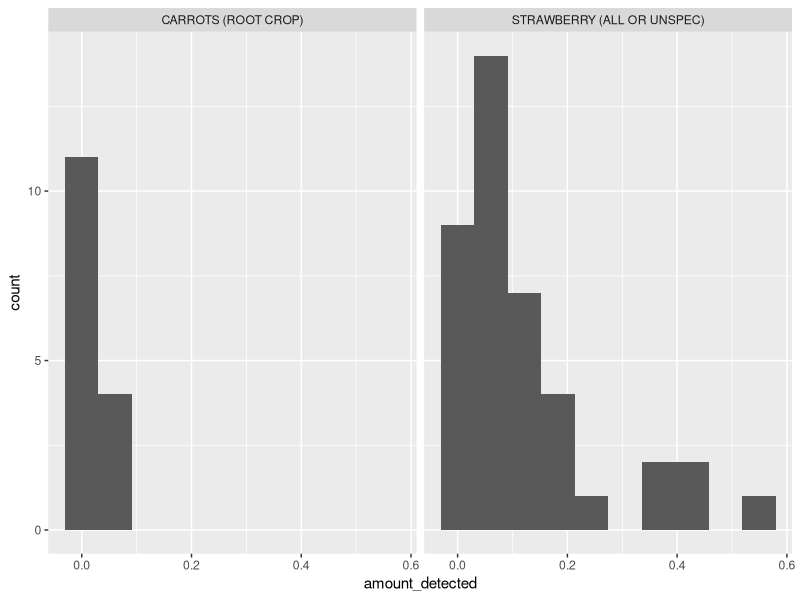
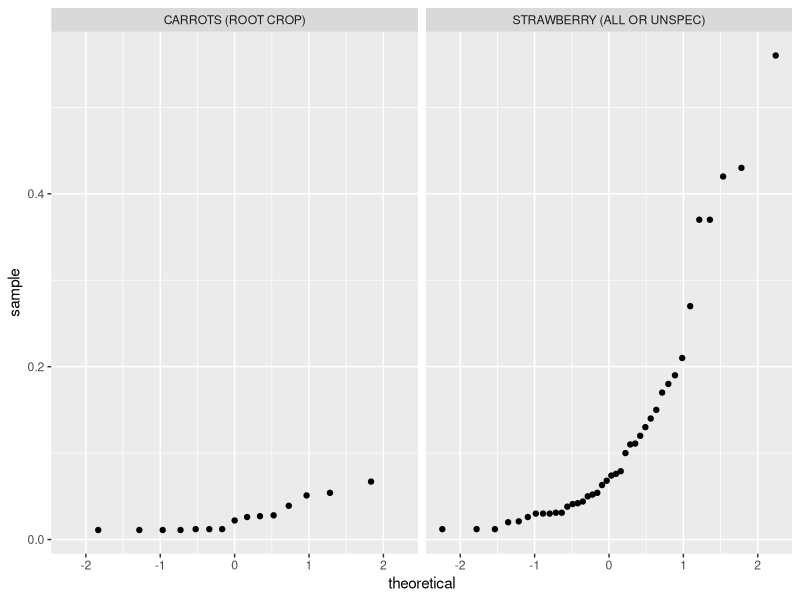

Here is the R script that generated these plots, in order: (Note: this script raises an error after producing the figures.)
## ---- chunk 1
knitr::opts_chunk$set(echo = TRUE)
## ---- chunk 2

library(tidyverse)
library(ggpubr)
library(RColorBrewer)


## ---- chunk 3
pesticide_residues <- read_csv("PesticideResidues.csv")

ca_county_pesticides <- read_csv("ca_county_pesticides.csv")

climate_opinion <- read_csv("climate_opinion.csv")

tmas_df <- read_csv("tmas_df.csv")

ucsb_climate <- read_csv("ucsb_climate.csv")


## ---- chunk 4
#Explore relationships between climate change perspectives, information exposure, education attainment, poverty levels and coastline on the proportion of people who believe that global warming is happening (i.e., ‘happening’ should be your dependent variable). in climate_opinion dataframe

#a. A brief statement (1-sentence) explaining the type of analysis you chose to perform, and why it is appropriate.
#b. An exploratory correlation matrix for all continuous variables (make it readable, but it does not need to be finalized and you do not need to add a figure caption).
#c. A finalized table of results for your analyses (you may present more than one model), with a figure caption.
#d. Choose two coefficients in the model that you find interesting (either because they are expected or unexpected). For each, write a single sentence explaining what that coefficient means in terms of an expected change in the dependent variable.
#e. Based on diagnostic plots, describe (1 - 2 sentences) if you have concerns about heteroscedasticity or normality of residuals for your model(s). You do not need to include the diagnostic plots in your final document.




## ---- chunk 5
#Explore associations between race/ethnicity and perceived campus respect based on counts in ‘ucsb_climate.csv.’
#a. In 1 - 2 sentences: What type of analysis will you perform? In the context of this task, what research question will your analysis answer?
#b. A one sentence finalized statement of the statistical results for the analysis you decided on in (a). You are not expected to do post-hoc testing, but you can if you want to.
#c. A finalized figure or table that clearly shows counts and/or proportions of respondents’ perceptions of campus respect for each race/ethnicity reporting. Include a caption.
#d. A concise 2 - 3 sentence discussion of interesting differences and/or similarities across groups, and notable big picture trends.


## ---- chunk 6
#explore effects of sex and age on probability that a person will respond True or False to the statement: “I am usually self-conscious.” Data in ‘tmas_df.csv’ are accessed and updated from openpsychometrics.org (a cool site for open-source survey data).
#a. A finalized table of model results and statistics. Include a table caption.
#b. A finalized graph showing predicted probabilities for True/False responses, separated by sex over a range of ages, with standard errors included. You do NOT need to include a figure caption.
#c. In 2 - 3 sentences, describe trends/differences/similarities that are seen in the graph, and how those align with the results you report in (a).




## ---- chunk 7
#Is there a significant difference in pyraclostrobin concentrations in strawberries (STRAWBERRY (ALL OR UNSPEC)) and carrots (CARROTS (ROOT CROP))? use PesticideResidues dataframe
#a. Summarize/describe any exploratory analyses that you performed in order to decide on the appropriate test to compare concentrations. Include exploratory graphs that informed your decision (you don’t need to finalize or include figure captions here). Based on those outcomes, justify your choice of test.
#b. In 1-2 sentences, state your final results in a format that would be suitable for publication in a professional report or article.

# simplify dataframe to include only the commodities and pesticide of interest
pesticide_simple <- pesticide_residues %>% 
  filter(commodity == "STRAWBERRY (ALL OR UNSPEC)" |
           commodity == "CARROTS (ROOT CROP)") %>% 
  filter(chemical_detected == "PYRACLOSTROBIN")

# explore the distribution of the data
exp_hist <- ggplot(pesticide_simple, aes(x = amount_detected))+
  geom_histogram(bins = 10)+
  facet_wrap(~commodity)


exp_hist
# doesn't look like a normal distribution
# carrots only have 15 observations
# strawberries have 40 observations


exp_qq <- ggplot(pesticide_simple, aes(sample = amount_detected))+
  geom_qq()+
  facet_wrap(~commodity)

exp_qq
# very much not normal looking
# will go with a Mann Whitney U test (????)




## ---- chunk 8
#prepare a final graph (you choose what type) of the top 10 California counties ranked by pounds of active pesticide ingredient applied per square mile. use ca_county_pesticides
#1. Any code used to wrangle the data and prepare your final graph.
#2. Your beautifully finalized graph of the top 10 California counties (by pesticide applied per square mile). You do not need to include a figure caption.

# create a new dataframe with a column that calculates pesticide per square mile
# arrange from highest to lowest pesticide per square mile
# keep only the top 10
pesticide_df <- ca_county_pesticides %>% 
  mutate(pounds_per_mile = pounds_active/area) %>% 
  arrange(-pounds_per_mile) %>% 
  head(10)

# keep current levels so the graph doesnt reorder county alphabetically but order is based on highest to lowest pesticide per square mile 

pesticide_factor <- pesticide_df %>% 
  mutate(county = factor(county, levels = county))
  

# create a column graph!
pesticide_graph <- ggplot(pesticide_factor, aes(x = county, y = pounds_per_mile))+
  geom_col(aes(fill = county), show.legend = FALSE)+
  scale_fill_brewer(palette = "Spectral")+
  theme_classic()+
  scale_y_continuous(expand = c(0,0),
                     limits = c(0,9000),
                     breaks = seq(0,9000, by = 1000))+
  theme(axis.text.x = element_text(angle = 45, hjust = .9))+
  labs(x = "County",
       y = "Pesticide Applied \n(pounds/square mile)",
       title = "10 California Counties with the \nHighest Pesticide Application per Square Mile")


  
pesticide_graph

